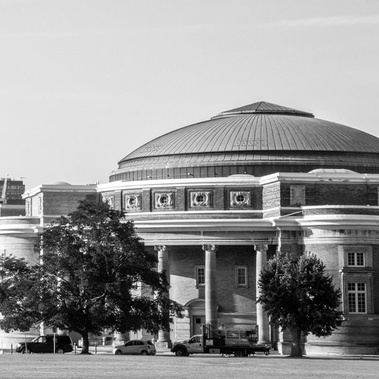
#> input picture gray.jpg, 379 x 379 px, shrunk from 800 x 800 before the run
$ python a1q4.py   (older library calls are emulated)
#> lines starting #> are read from the running program, lines starting #| are printed output that depends on the picture
import numpy as np
import scipy.linalg as sp
import cv2 as cv


# Q4 a)
# Helper to compute correlation in valid mode
def valid_correlation(image, h):
    m, n = image.shape[0], image.shape[1]
    r, c = h.shape[0], h.shape[1]
    result = np.zeros((m - r + 1, n - c + 1))
    for i in range(result.shape[0]):
        for j in range(result.shape[1]):
            patch = image[i: i + r, j: j + c].reshape(-1)
            result[i, j] = np.dot(h.reshape(-1), patch)
    return np.clip(result, 0, 255)


# This function implement the correlation operation of an image and a filter.
# The function outputs the filtering results J. The output must match what is specified by mode.
# Function takes three parameter:
#  img: a grayscale image
#  h: a filter
#  mode: could be 'valid', 'same' or 'full', otherwise return None
def MyCorrelation(I, h, mode):
    if I is None or h is None:
        return

    m, n = I.shape[0], I.shape[1]
    r, c = h.shape[0], h.shape[1]
    if mode is "valid":
        return valid_correlation(I, h)
    elif mode is "same":
        padding_target = np.zeros((m + r - 1, n + c - 1))
        padding_target[(r // 2):((r // 2) + m), (c // 2):((c // 2) + n)] = I
        return valid_correlation(padding_target, h)
    elif mode is "full":
        padding_target = np.zeros((m + 2 * r - 2, n + 2 * c - 2))
        padding_target[(r - 1):(r - 1 + m), (c - 1):(c - 1 + n)] = I
        return valid_correlation(padding_target, h)
    else:
        return


# Q4 b)
# This function implement the convolution operation of an image and a filter.
# The function outputs the filtering results J. The output must match what is specified by mode.
# Function takes three parameter:
#  img: a grayscale image
#  h: a filter
#  mode: could be 'valid', 'same' or 'full', otherwise return None
def MyConvolution(I, h, mode):
    return MyCorrelation(I, h[::-1, ::-1], mode)


# Q4 c)
# Blur background to make the photo into portrait mode
def to_portrait_mode(target, mask):
    blur_filter = cv.getGaussianKernel(10, 20) * cv.getGaussianKernel(10, 20).T
    blur_background = np.zeros(target.shape)
    blur_background[:, :, 0] = MyConvolution(target[:, :, 0], blur_filter, "same")
    blur_background[:, :, 1] = MyConvolution(target[:, :, 1], blur_filter, "same")
    blur_background[:, :, 2] = MyConvolution(target[:, :, 2], blur_filter, "same")

    comp_img = blur_background * (1 - mask.astype(np.float) / 255.0) + target * (mask.astype(np.float) / 255.0)
    return comp_img


if __name__ == '__main__':
    img = cv.imread('../gray.jpg', 0)
#> img is the input picture: shape (379, 379); min 0, max 255, mean 149.1

    # Test for Q4 a)
    blur = cv.getGaussianKernel(5, 10) * cv.getGaussianKernel(5, 10).T
    fullImg = MyCorrelation(img, blur, "full")
    sameImg = MyCorrelation(img, blur, "same")
    validImg = MyCorrelation(img, blur, "valid")

    cv.imwrite("../results/q4a_fullModeImg.jpg", fullImg)
    cv.imwrite("../results/q4a_sameModeImg.jpg", sameImg)
    cv.imwrite("../results/q4a_validModeImg.jpg", validImg)

    # Test for Q4 b)
    blur = cv.getGaussianKernel(5, 10) * cv.getGaussianKernel(5, 10).T
    fullImg = MyConvolution(img, blur, "full")
    sameImg = MyConvolution(img, blur, "same")
    validImg = MyConvolution(img, blur, "valid")

    cv.imwrite("../results/q4b_fullModeImg.jpg", fullImg)
    cv.imwrite("../results/q4b_sameModeImg.jpg", sameImg)
    cv.imwrite("../results/q4b_validModeImg.jpg", validImg)

    # Test for Q4 c)
    target_img = cv.imread('../portrait.jpg')
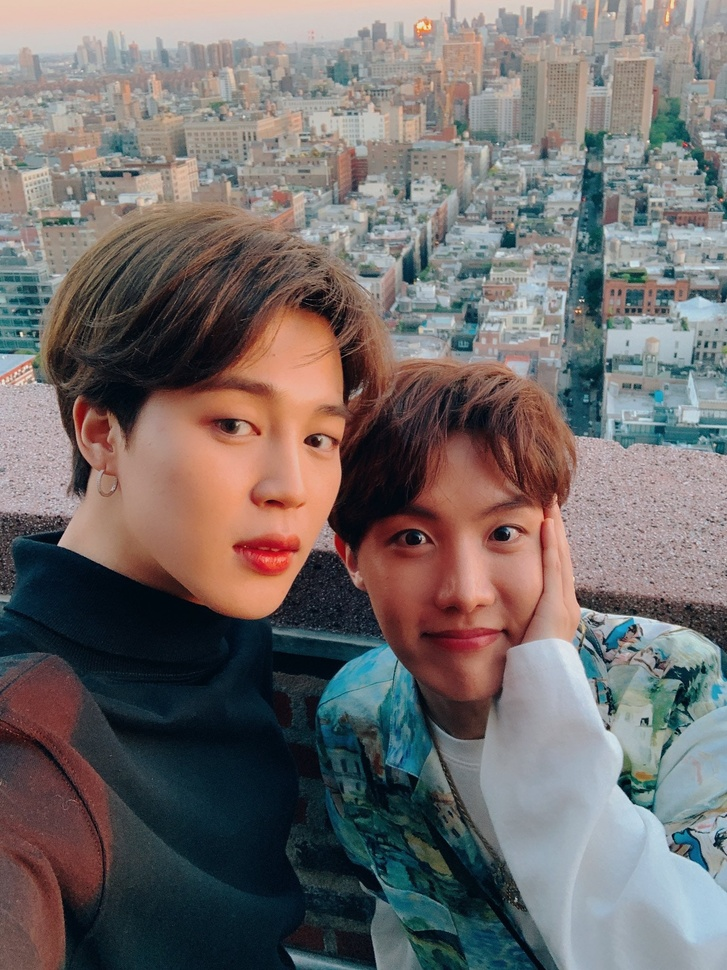
#> input picture portrait.JPG, 727 x 970 px, shrunk from 1536 x 2048 before the run, found by its file name
#> target_img is the input picture: shape (970, 727, 3); mean B, G, R 106.9, 108, 114
    mask_img = cv.imread('../mask.jpg')
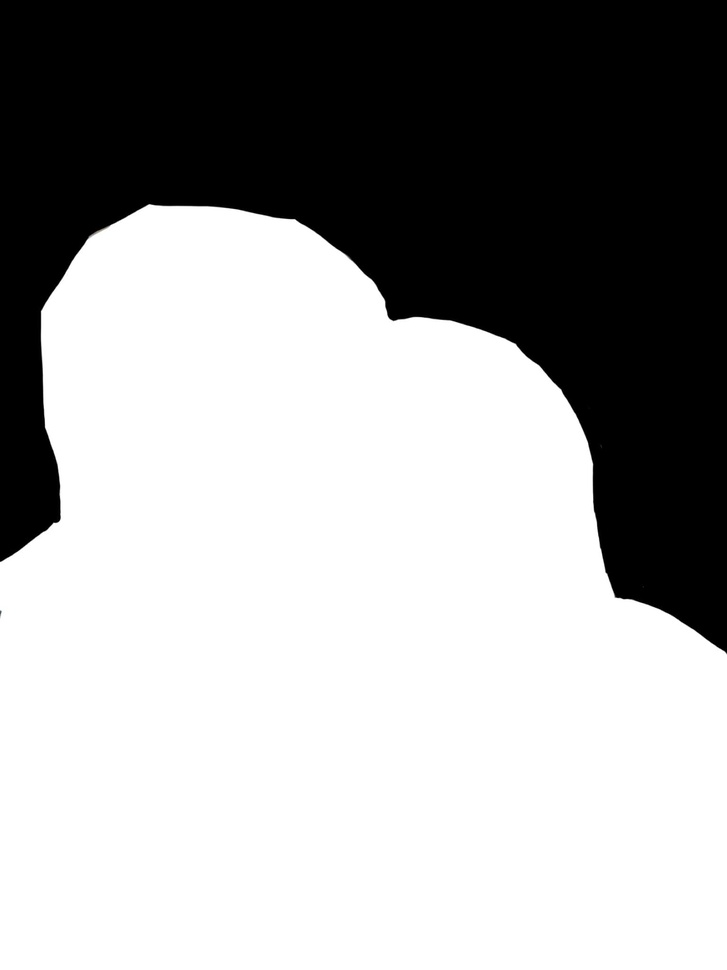
#> input picture mask.jpg, 727 x 970 px, shrunk from 1536 x 2048 before the run
#> mask_img is the input picture: shape (970, 727, 3); mean B, G, R 161.7, 161.7, 161.7
    result = to_portrait_mode(target_img, mask_img)
#> in to_portrait_mode, `blur_background[:, :, 0] = MyConvolution(target[:, :, 0], blur_filter,..`:
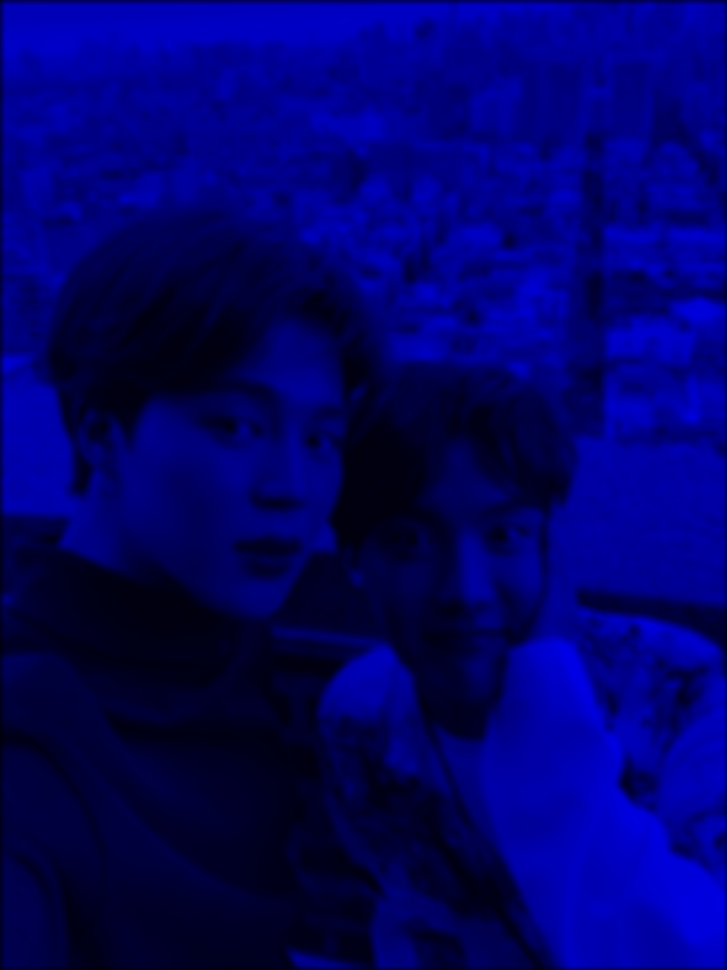
#> blur_background: shape (970, 727, 3) float64; mean B, G, R 106.1, 0, 0
#> after the loop in valid_correlation (call 8), `for i in range(result.shape[0]):`:
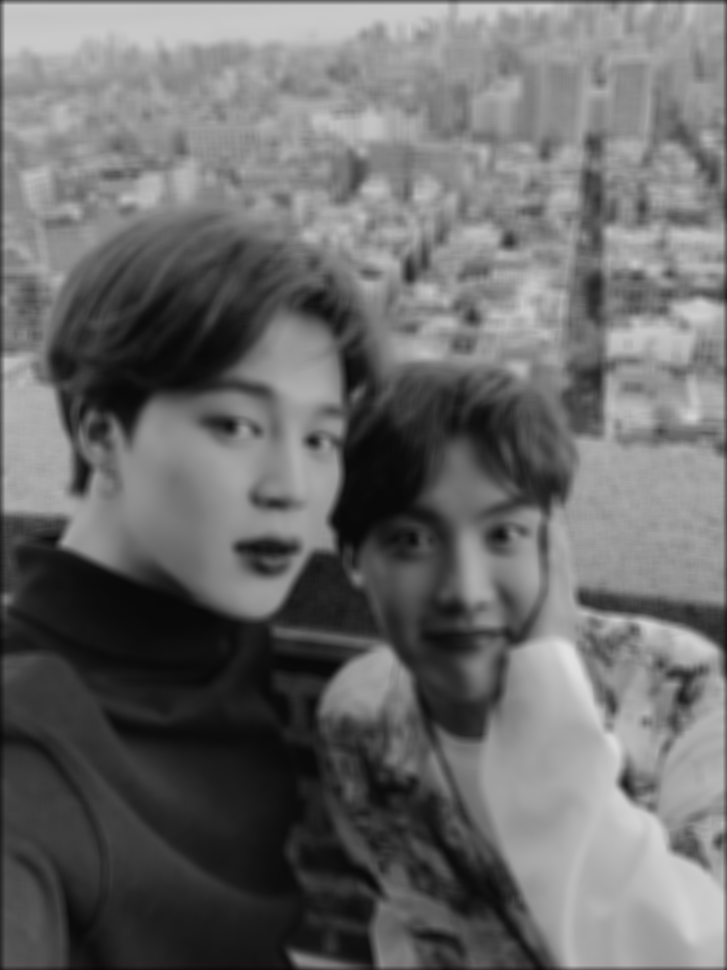
#> result: shape (970, 727) float64; min 8.54, max 225.7, mean 107.2
#> in to_portrait_mode, `blur_background[:, :, 1] = MyConvolution(target[:, :, 1], blur_filter,..`:
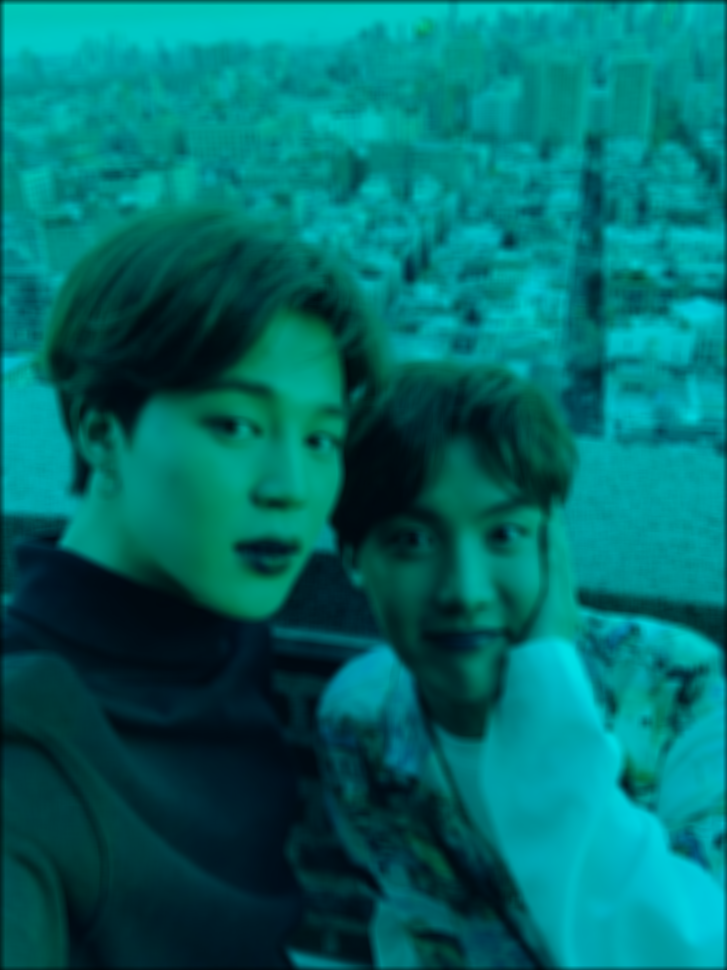
#> blur_background: shape (970, 727, 3) float64; mean B, G, R 106.1, 107.2, 0
#> after the loop in valid_correlation (call 9), `for i in range(result.shape[0]):`:
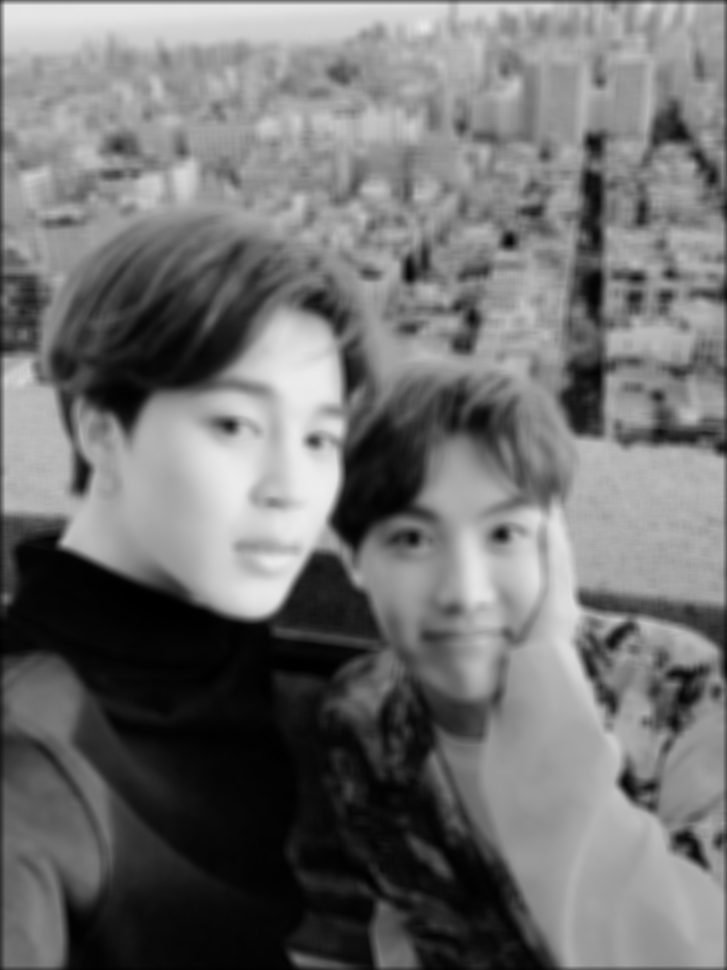
#> result: shape (970, 727) float64; min 0.0097, max 237.4, mean 113.3
#> in to_portrait_mode, `comp_img = blur_background * (1 - mask.astype(np.float) / 255.0) + tar..`:
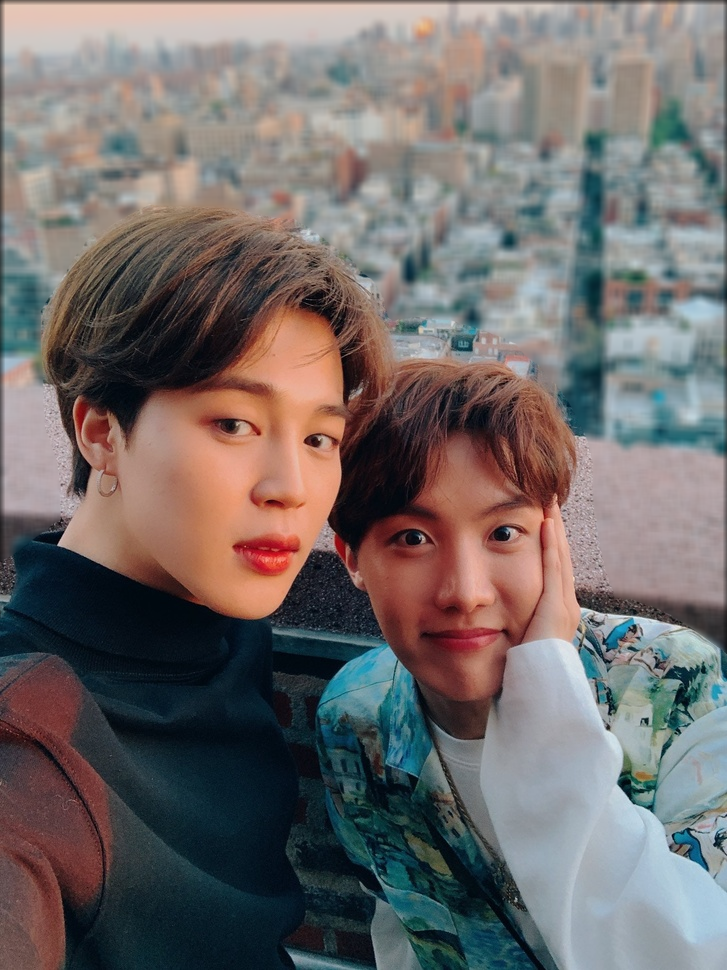
#> comp_img: shape (970, 727, 3) float64; mean B, G, R 106.4, 107.4, 113.5
    cv.imwrite("../results/q4c.jpg", result)
